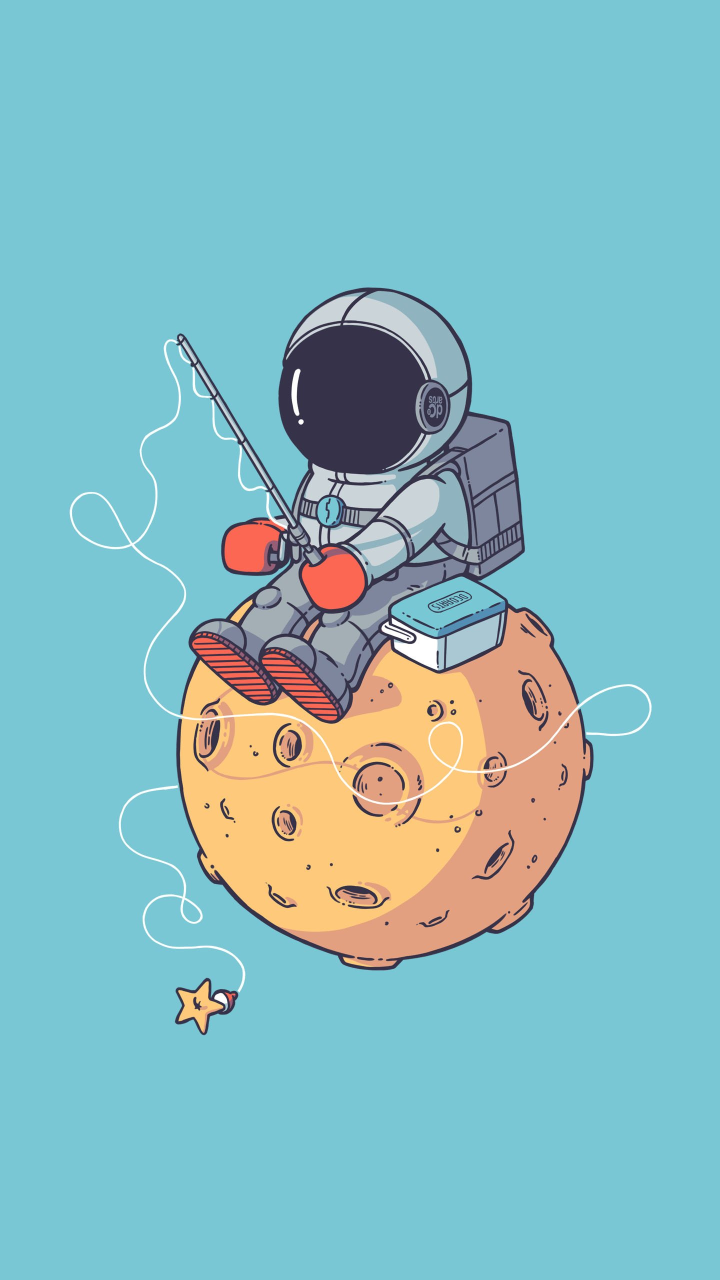
#> input picture lesson_13_task_01/test.jpg, 1440 x 2560 px, found by its file name (shown at 1/2 size)
$ python main.py
#> lines starting #> are read from the running program, lines starting #| are printed output that depends on the picture
import cv2


img = cv2.imread('E:/Pyton/Bootcamp/Coding/Lesson/lesson_13_task_01/test.jpg')
#> img is the input picture: shape (2560, 1440, 3); mean B, G, R 194.2, 188.1, 133.3
print(img.shape)
#| (2560, 1440, 3)
img = cv2.resize(img, (500,500))
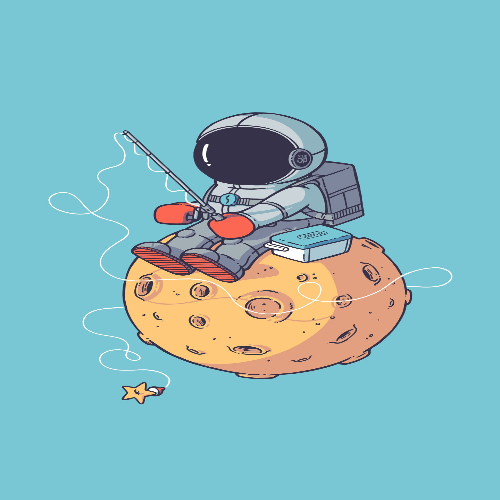
#> img: shape (500, 500, 3); mean B, G, R 194.2, 188.1, 133.2
print(img.shape)
#| (500, 500, 3)

cv2.imshow('Result', img)

cv2.waitKey(0)

$ run again, with lesson_13_task_01/face.jpg copied over lesson_13_task_01/test.jpg
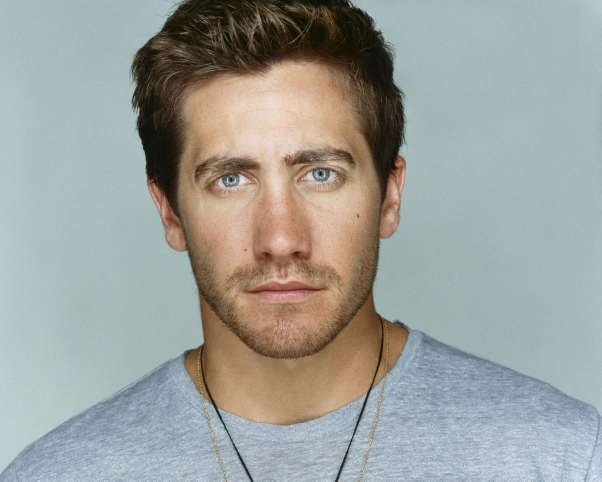
#> input picture lesson_13_task_01/face.jpg, 1203 x 963 px, found by its file name (shown at 1/2 size)
#> img is the input picture: shape (963, 1203, 3); mean B, G, R 154.5, 159.9, 156.1
#| (963, 1203, 3)
#> `img = cv2.resize(img, (500,500))`:
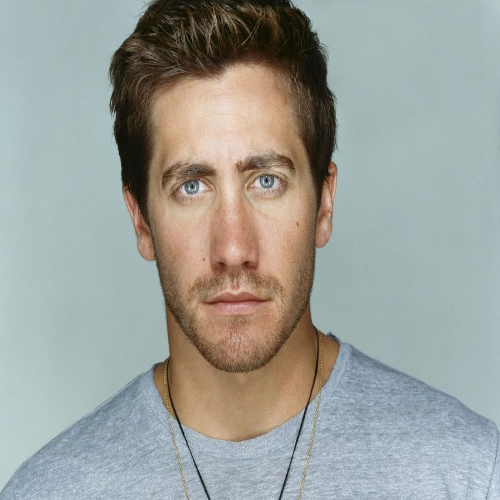
#> img: shape (500, 500, 3); mean B, G, R 154.4, 159.8, 156
#| (500, 500, 3)
